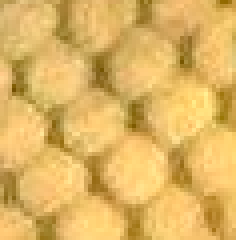
#> input picture More_images/235227Ventral-Flash-1.png, 59 x 60 px (shown 4 times larger); the run also reads 2 pictures not shown here
$ jupyter execute --allow-errors Adaptive_Thresholding.ipynb
#> lines starting #> are read from the running program, lines starting #| are printed output that depends on the picture; after the words box and inside, x2 and y2 are one past the last pixel; in counts of white or black regions, pixels touching at a corner belong together
[cell 1]
import numpy as np
import cv2
from matplotlib import pyplot as plt
import os

[cell 2]
def countScales(imgName, blockSize, openingIterations=2):
#> called with imgName = 'More_images/235227Ventral-Flash-1.png', blockSize = 25, openingIterations = 2
    img = cv2.imread(imgName)
#> img is the input picture: shape (60, 59, 3); mean B, G, R 98.9, 181.3, 223.7

    # convert to grayscale
    gray = cv2.cvtColor(img, cv2.COLOR_BGR2GRAY)

    plt.subplot(1, 5, 1), plt.imshow(gray, 'gray')
    plt.title(imgName[12:])

    # blur and adaptive thresholding
    # source: https://docs.opencv.org/master/d7/d4d/tutorial_py_thresholding.html
    blur = cv2.GaussianBlur(gray,(5,5),0)
    thresh = cv2.adaptiveThreshold(blur, 255, cv2.ADAPTIVE_THRESH_MEAN_C, cv2.THRESH_BINARY, blockSize, -2)
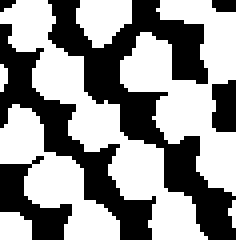
#> thresh: shape (60, 59) (shown 4 times larger); 57.1% white; 6 black regions (2 under 20 px), largest, box (x1, y1, x2, y2) and area: (12, 0, 59, 60) 802, (0, 6, 39, 60) 456, (0, 39, 18, 60) 167, (53, 20, 59, 33) 70

    plt.subplot(1, 5, 2), plt.imshow(thresh, 'gray')
    plt.title('Threshold')

    # Remove noise by opening
    kernel = np.ones((3,3),np.uint8)
    opening = cv2.morphologyEx(thresh, cv2.MORPH_OPEN,kernel, iterations=openingIterations)
#> opening: shape (60, 59); 54.4% white; 4 black regions (1 under 20 px), largest, box (x1, y1, x2, y2) and area: (12, 0, 59, 60) 851, (0, 0, 39, 60) 673, (53, 20, 59, 33) 74

    plt.subplot(1, 5, 3), plt.imshow(opening, 'gray')
    plt.title('Opening')

    # Finding sure foreground area
    dist_transform = cv2.distanceTransform(opening,cv2.DIST_L2,5)
    ret, sure_fg = cv2.threshold(dist_transform, 1.5, 255, 0)
#> sure_fg: shape (60, 59) float32; 38.7% white; 11 white regions, largest, box (x1, y1, x2, y2) and area: (31, 10, 59, 47) 327, (7, 40, 29, 60) 194, (41, 0, 59, 20) 154
    sure_fg = np.uint8(sure_fg)

    plt.subplot(1, 5, 4), plt.imshow(sure_fg, 'gray')
    plt.title('Sure fg')

    # Label and count
    # source: https://medium.com/analytics-vidhya/images-processing-segmentation-and-objects-counting-in-an-image-with-python-and-opencv-216cd38aca8e
    count, labels = cv2.connectedComponents(sure_fg)
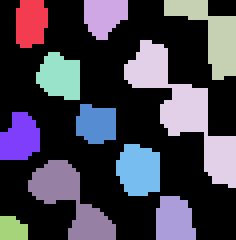
#> labels: shape (60, 59) int32 (shown 4 times larger); 12 distinct labels, from 0 to 11; one colour per label, 0 black
#> count = 12
    count = count - 1 # background doesn't count as a scale
#> count = 11
    label_hue = np.uint8(179 * labels / np.max(labels))
    blank_ch = 255 * np.ones_like(label_hue)
    labeled_img = cv2.merge([label_hue, blank_ch, blank_ch])
    labeled_img = cv2.cvtColor(labeled_img, cv2.COLOR_HSV2BGR)
    labeled_img[label_hue == 0] = 0

    plt.subplot(1, 5, 5), plt.imshow(labeled_img, 'gray')
    plt.title('Count: ' + str(count))
    plt.show()
#> figure, not shown here; B, G, R data is drawn as R, G, B

[cell 3]
# Blocksize must be an odd number
countScales('More_images/235227Ventral-Flash-1.png', 25)
countScales('More_images/235227Ventral-Flash-2.png', 25)
#> call 2 of countScales, with imgName = 'More_images/235227Ventral-Flash-2.png', blockSize = 25, openingIterations = 2
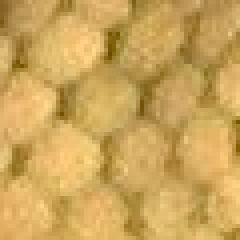
#> input picture More_images/235227Ventral-Flash-2.png, 60 x 60 px (shown 4 times larger)
#> in countScales, img is the input picture: shape (60, 60, 3); mean B, G, R 91, 165.6, 204
#> in countScales (call 2), `gray = cv2.cvtColor(img, cv2.COLOR_BGR2GRAY)`:
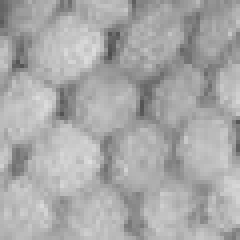
#> gray: shape (60, 60) (shown 4 times larger); min 77, max 222, mean 168.6
#> in countScales (call 2), `thresh = cv2.adaptiveThreshold(blur, 255, cv2.ADAPTIVE_THRESH_MEAN_C, ..`: thresh: shape (60, 60); 52% white; 4 black regions (2 under 20 px), largest, box (x1, y1, x2, y2) and area: (0, 0, 60, 60) 1649, (11, 0, 22, 7) 48
#> in countScales (call 2), `opening = cv2.morphologyEx(thresh, cv2.MORPH_OPEN,kernel, iterations=o..`: opening: shape (60, 60); 47.5% white; 13 white regions (1 under 20 px), largest, box (x1, y1, x2, y2) and area: (5, 0, 32, 19) 298, (42, 19, 60, 56) 279, (10, 32, 24, 48) 182
#> in countScales (call 2), `ret, sure_fg = cv2.threshold(dist_transform, 1.5, 255, 0)`: sure_fg: shape (60, 60) float32; 31.4% white; 15 white regions (1 under 20 px), largest, box (x1, y1, x2, y2) and area: (10, 0, 31, 18) 172, (47, 30, 60, 55) 146, (11, 33, 23, 47) 126
#> in countScales (call 2), `count, labels = cv2.connectedComponents(sure_fg)`:
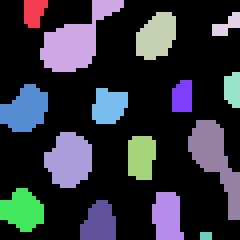
#> labels: shape (60, 60) int32 (shown 4 times larger); 16 distinct labels, from 0 to 15; one colour per label, 0 black
#> in countScales (call 2), `count, labels = cv2.connectedComponents(sure_fg)`: count = 16
#> in countScales (call 2), `count = count - 1 # background doesn't count as a scale`: count = 15

countScales('More_images/235227Ventral-NoFlash-1.png', 25)
#> call 3 of countScales, with imgName = 'More_images/235227Ventral-NoFlash-1.png', blockSize = 25, openingIterations = 2
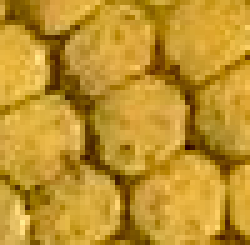
#> input picture More_images/235227Ventral-NoFlash-1.png, 50 x 49 px (shown 5 times larger)
#> in countScales, img is the input picture: shape (49, 50, 3); mean B, G, R 44.7, 146.8, 191.3
#> in countScales (call 3), `thresh = cv2.adaptiveThreshold(blur, 255, cv2.ADAPTIVE_THRESH_MEAN_C, ..`: thresh: shape (49, 50); 58.1% white; 6 black regions (4 under 20 px), largest, box (x1, y1, x2, y2) and area: (0, 0, 50, 49) 971, (42, 39, 50, 49) 41
#> in countScales (call 3), `opening = cv2.morphologyEx(thresh, cv2.MORPH_OPEN,kernel, iterations=o..`: opening: shape (49, 50); 53.5% white; 2 black regions (1 under 20 px), largest, box (x1, y1, x2, y2) and area: (0, 0, 50, 49) 1132
#> in countScales (call 3), `ret, sure_fg = cv2.threshold(dist_transform, 1.5, 255, 0)`: sure_fg: shape (49, 50) float32; 37.6% white; 11 white regions (1 under 20 px), largest, box (x1, y1, x2, y2) and area: (32, 33, 44, 49) 150, (35, 0, 50, 13) 134, (23, 18, 35, 30) 123
#> in countScales (call 3), `count, labels = cv2.connectedComponents(sure_fg)`:
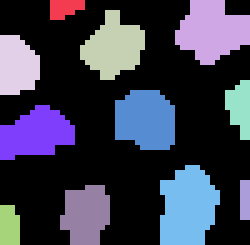
#> labels: shape (49, 50) int32 (shown 5 times larger); 12 distinct labels, from 0 to 11; one colour per label, 0 black
#> in countScales (call 3), `count, labels = cv2.connectedComponents(sure_fg)`: count = 12
#> in countScales (call 3), `count = count - 1 # background doesn't count as a scale`: count = 11
countScales('More_images/235227Ventral-NoFlash-2.png', 25)
#> call 4 of countScales, with imgName = 'More_images/235227Ventral-NoFlash-2.png', blockSize = 25, openingIterations = 2
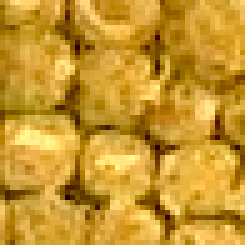
#> input picture More_images/235227Ventral-NoFlash-2.png, 49 x 49 px (shown 5 times larger)
#> in countScales, img is the input picture: shape (49, 49, 3); mean B, G, R 46.1, 151.2, 199.8
#> in countScales (call 4), `blur = cv2.GaussianBlur(gray,(5,5),0)`:
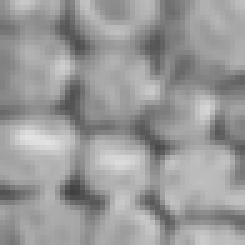
#> blur: shape (49, 49) (shown 5 times larger); min 64, max 226, mean 153.8
#> in countScales (call 4), `thresh = cv2.adaptiveThreshold(blur, 255, cv2.ADAPTIVE_THRESH_MEAN_C, ..`: thresh: shape (49, 49); 55.1% white; 8 black regions (4 under 20 px), largest, box (x1, y1, x2, y2) and area: (0, 0, 49, 49) 926, (41, 22, 49, 37) 63, (0, 35, 8, 49) 55, (19, 0, 25, 4) 21
#> in countScales (call 4), `opening = cv2.morphologyEx(thresh, cv2.MORPH_OPEN,kernel, iterations=o..`: opening: shape (49, 49); 45.4% white; 11 white regions (1 under 20 px), largest, box (x1, y1, x2, y2) and area: (0, 24, 15, 37) 176, (18, 27, 31, 49) 176, (33, 29, 49, 42) 156
#> in countScales (call 4), `dist_transform = cv2.distanceTransform(opening,cv2.DIST_L2,5)`:
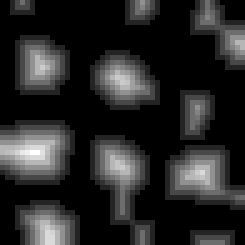
#> dist_transform: shape (49, 49) float32 (shown 5 times larger); min 0, max 7, mean 1.1; drawn with min black and max white
#> in countScales (call 4), `count, labels = cv2.connectedComponents(sure_fg)`: count = 13
#> in countScales (call 4), `count = count - 1 # background doesn't count as a scale`: count = 12

countScales('More_images/135164_V-1.png', 45)
countScales('More_images/135164_V-2.png', 75)
